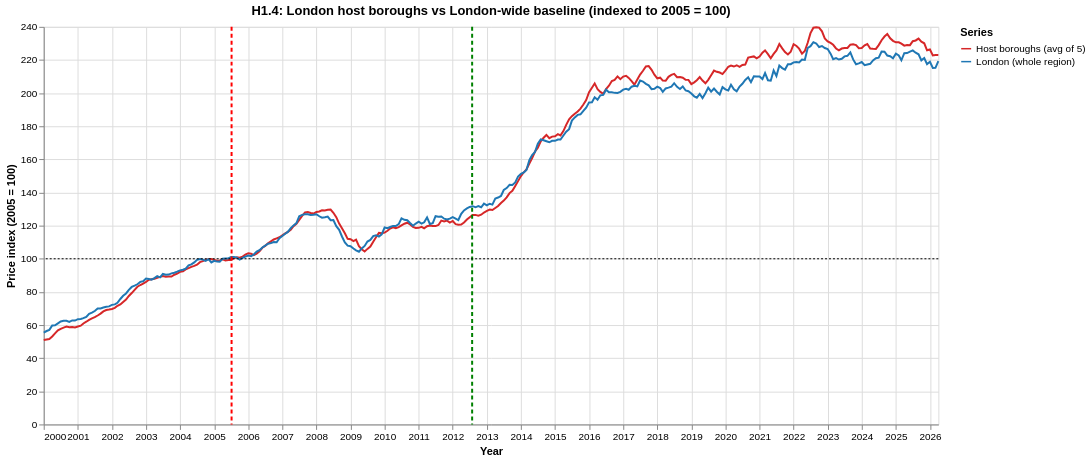

Notebook code for this chart:
### Markdown cell above
## London Zoom-in: Host Boroughs vs London Baseline

The city-level view mixes London in with US markets on different scales. To test the bid-to-games hypothesis more directly, zoom into London and compare the **five host boroughs** (Newham, Tower Hamlets, Hackney, Waltham Forest, Greenwich) against the **London-wide baseline**.

If the Olympic bid/games window disproportionately affected host neighbourhoods, we would expect the host-borough series to diverge upward from the London baseline after the 2005 bid award.

### Code cell
# H1.4: London host boroughs vs London-wide baseline, indexed to 2005 = 100

# Host-borough aggregate: already prepped upstream as `uk` (mean avg price across 5 host boroughs, monthly)
host = uk[['date', 'index_value']].copy()
host['series'] = 'Host boroughs (avg of 5)'

# London-wide baseline from Land Registry UKHPI regional file.
# Columns of interest: "Average price All property types" and "Pivotable date".
london_base = pd.read_csv(
    'data/london_region_ukhpi.csv',
    usecols=['Average price All property types', 'Pivotable date']
).rename(columns={'Average price All property types': 'index_value', 'Pivotable date': 'date'})
london_base['date'] = pd.to_datetime(london_base['date'])
london_base = london_base.dropna(subset=['index_value']).sort_values('date')
london_base['series'] = 'London (whole region)'

london_cmp = pd.concat([host[['date', 'index_value', 'series']], london_base[['date', 'index_value', 'series']]], ignore_index=True)
london_cmp['year'] = london_cmp['date'].dt.year

# Index each series to its 2005 mean = 100
base_2005 = (
    london_cmp[london_cmp['year'] == 2005]
    .groupby('series', as_index=False)['index_value'].mean()
    .rename(columns={'index_value': 'base_2005'})
)
london_cmp = london_cmp.merge(base_2005, on='series', how='left')
london_cmp['indexed_2005'] = (london_cmp['index_value'] / london_cmp['base_2005']) * 100

# Keep a sensible window (2000 onward, up to latest available)
london_cmp = london_cmp[london_cmp['year'] >= 2000]

lines = alt.Chart(london_cmp).mark_line(size=2).encode(
    x=alt.X('date:T', title='Year'),
    y=alt.Y('indexed_2005:Q', title='Price index (2005 = 100)'),
    color=alt.Color('series:N', legend=alt.Legend(title='Series'),
                    scale=alt.Scale(range=['#d62728', '#1f77b4'])),
    tooltip=['date:T', 'series:N', alt.Tooltip('indexed_2005:Q', format='.1f')]
)

bid_rule = alt.Chart(pd.DataFrame({'date': [pd.Timestamp('2005-07-06')], 'label': ['Bid awarded (Jul 2005)']})).mark_rule(
    stroke='red', strokeDash=[4, 3], size=2
).encode(x='date:T', tooltip='label:N')

games_rule = alt.Chart(pd.DataFrame({'date': [pd.Timestamp('2012-07-27')], 'label': ['Games open (Jul 2012)']})).mark_rule(
    stroke='green', strokeDash=[4, 3], size=2
).encode(x='date:T', tooltip='label:N')

ref_100 = alt.Chart(pd.DataFrame({'indexed_2005': [100]})).mark_rule(stroke='black', strokeDash=[2, 2]).encode(y='indexed_2005:Q')

h1_4 = (lines + bid_rule + games_rule + ref_100).properties(
    width=900, height=400,
    title='H1.4: London host boroughs vs London-wide baseline (indexed to 2005 = 100)'
)
h1_4.display()

### Figure 1 — Vega-Lite specification as saved in the notebook (floating-point values rounded to 4 significant figures; data arrays with more than 128 entries replaced by an {"elided": "..."} marker saying what was removed)
{"config": {"view": {"continuousWidth": 300, "continuousHeight": 300}}, "layer": [{"data": {"name": "data-927206fd5da92bc6eaa8309611fea777"}, "mark": {"type": "line", "size": 2}, "encoding": {"color": {"field": "series", "legend": {"title": "Series"}, "scale": {"range": ["#d62728", "#1f77b4"]}, "type": "nominal"}, "tooltip": [{"field": "date", "type": "temporal"}, {"field": "series", "type": "nominal"}, {"field": "indexed_2005", "format": ".1f", "type": "quantitative"}], "x": {"field": "date", "title": "Year", "type": "temporal"}, "y": {"field": "indexed_2005", "title": "Price index (2005 = 100)", "type": "quantitative"}}}, {"data": {"name": "data-eab1ec4d993ef864a7133a001921e432"}, "mark": {"type": "rule", "size": 2, "stroke": "red", "strokeDash": [4, 3]}, "encoding": {"tooltip": {"field": "label", "type": "nominal"}, "x": {"field": "date", "type": "temporal"}}}, {"data": {"name": "data-7eb158627c2ca48d5aa67664c7ff8edb"}, "mark": {"type": "rule", "size": 2, "stroke": "green", "strokeDash": [4, 3]}, "encoding": {"tooltip": {"field": "label", "type": "nominal"}, "x": {"field": "date", "type": "temporal"}}}, {"data": {"name": "data-a966f5f094557d8b92e0c2d0ee7f74d1"}, "mark": {"type": "rule", "stroke": "black", "strokeDash": [2, 2]}, "encoding": {"y": {"field": "indexed_2005", "type": "quantitative"}}}], "height": 400, "title": "H1.4: London host boroughs vs London-wide baseline (indexed to 2005 = 100)", "width": 900, "$schema": "https://vega.github.io/schema/vega-lite/v5.8.0.json", "datasets": {"data-927206fd5da92bc6eaa8309611fea777": {"elided": "632 records"}, "data-eab1ec4d993ef864a7133a001921e432": [{"date": "2005-07-06T00:00:00", "label": "Bid awarded (Jul 2005)"}], "data-7eb158627c2ca48d5aa67664c7ff8edb": [{"date": "2012-07-27T00:00:00", "label": "Games open (Jul 2012)"}], "data-a966f5f094557d8b92e0c2d0ee7f74d1": [{"indexed_2005": 100}]}}
